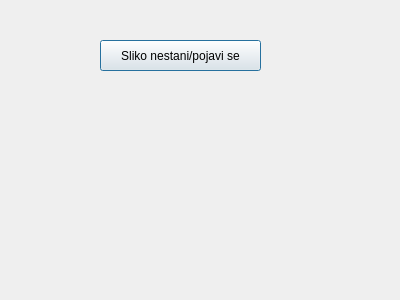
<?xml version="1.0" encoding="UTF-8"?>
<ui version="4.0">
 <class>Dialog</class>
 <widget class="QDialog" name="Dialog">
  <property name="geometry">
   <rect>
    <x>0</x>
    <y>0</y>
    <width>400</width>
    <height>300</height>
   </rect>
  </property>
  <property name="windowTitle">
   <string>Dialog</string>
  </property>
  <widget class="QLabel" name="label">
   <property name="geometry">
    <rect>
     <x>20</x>
     <y>20</y>
     <width>68</width>
     <height>61</height>
    </rect>
   </property>
   <property name="text">
    <string/>
   </property>
   <property name="pixmap">
    <pixmap resource="slicica.qrc">:/rpi.png</pixmap>
   </property>
   <property name="scaledContents">
    <bool>true</bool>
   </property>
  </widget>
  <widget class="QPushButton" name="pushButton">
   <property name="geometry">
    <rect>
     <x>100</x>
     <y>40</y>
     <width>161</width>
     <height>31</height>
    </rect>
   </property>
   <property name="text">
    <string>Sliko nestani/pojavi se</string>
   </property>
  </widget>
 </widget>
 <layoutdefault spacing="6" margin="11"/>
 <resources>
  <include location="slicica.qrc"/>
 </resources>
 <connections/>
</ui>
